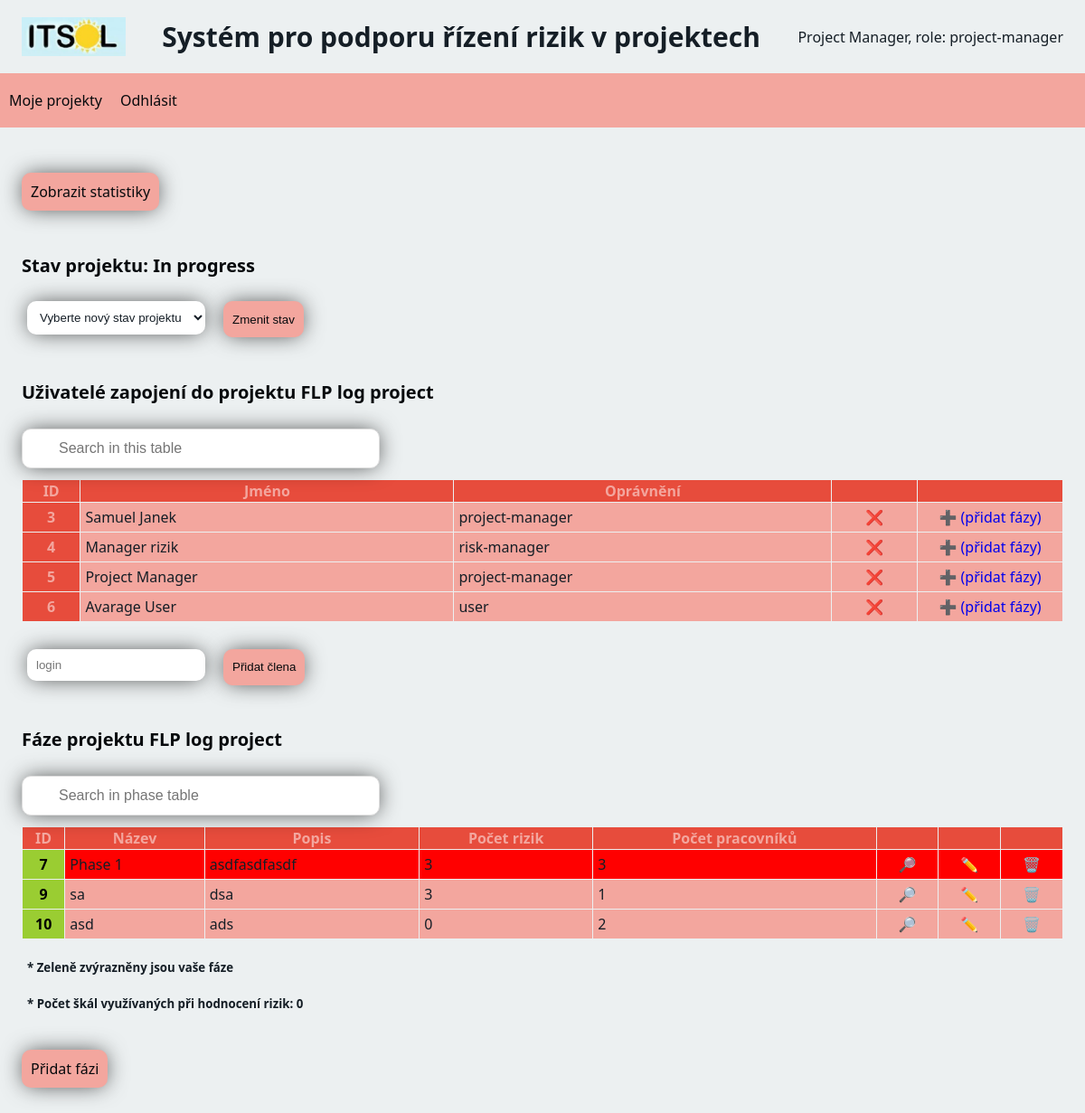
The app's page /projects/projectDetail/5 (signed in) with its own data.
### riskManagement/models.py (models this page shows)
class User(models.Model):
    firstName = models.CharField(max_length=255)
    lastName = models.CharField(max_length=255)
    email = models.CharField(max_length=255, unique=True)
    phoneNum = models.CharField(max_length=255, unique=True)
    userLogin = models.CharField(max_length=255, unique=True)
    password = models.CharField(max_length=255)
    privileges = models.CharField(max_length=255)

class Project(models.Model):
    name = models.CharField(max_length=255)
    description = models.CharField(max_length=255)
    foreignKeyManager = models.ForeignKey(User, on_delete=models.PROTECT, related_name="projectManager")
    foreignKeyManagerRisk = models.ForeignKey(User, on_delete=models.PROTECT, related_name="riskManager")
    members = models.ManyToManyField(User, related_name="members")
    state = models.CharField(max_length=255)
    scale = models.IntegerField()

class Phase(models.Model):
    name = models.CharField(max_length=255)
    description = models.CharField(max_length=255)
    participants = models.ManyToManyField(User, related_name="participants")
    dateFrom = models.DateField()
    dateTo = models.DateField()
    foreignKeyProject = models.ForeignKey(Project, on_delete=models.CASCADE)

### riskManagement/views.py (the view)
# urls.py: path('projects/projectDetail/<int:id>', views.projectDetail, name='projectDetail'),
def projectDetail(request, id):
    current_user_id = request.session["id"]
    template = loader.get_template("projectDetail.html")
    project = Project.objects.get(id=id)
    user_is_proj_manager_of_project = Project.objects.get(id=id).foreignKeyManager == User.objects.get(id=current_user_id)
    user_is_admin = request.session.get("privileges") == "admin"
    is_authorized = user_is_proj_manager_of_project or user_is_admin
    phases = Phase.objects.filter(foreignKeyProject=id)
    phasesData = []
    for phase in phases:
        riskCounter = 0
        critical = False
        is_my_phase = phase.participants.filter(Q(id=current_user_id)).exists()
        for risk in Risk.objects.all():
            if risk.foreignKeyPhase == phase:
                if risk.impact == "Big":
                    critical = True
                if risk.impact == "Katastrofický":
                    critical = True
                riskCounter += 1
        phasesData.append((phase, riskCounter, is_my_phase, critical))
    context = {
    "user" :  User.objects.get(id=current_user_id),
        "privileges": request.session.get("privileges"),
        "users": Project.objects.get(id=id).members.all(),
        "phases": phasesData,
        "projectId": id,
        "project": project,
        "is_user_authorized": is_authorized,
        "is_editable": project.state != "Closed" and project.state != "Canceled"
    }
    log_info(request, f"navigation to 'Project detail' view")
    return HttpResponse(template.render(context, request))

### riskManagement/helpers.py (called while the page is built)
def log_info(request, message):
    user_id = request.session["id"]
    privileges = request.session["privileges"]
    logger.info(f"USER_INFO : [ id: {user_id}, privileges: {privileges} ] - {message}")

### riskManagement/templates/projectDetail.html (shortened to what this page needs)
<!DOCTYPE html>
<html>
    <head>
        {% include 'head.html' %}
    </head>
    <body>
        {% include 'nav.html' %}
            <a class="button" href="statistics/{{ projectId }}">Zobrazit statistiky</a>
        <h2>Stav projektu: {{ project.state }}</h2>
        {% if is_user_authorized and is_editable %}
            <form action="changeProjectState/{{ projectId }}" method="post" style="margin-left: 20px;">
                <div style="display: flex;">
                    <div>
                        <select name="state">
                            <option value="" disabled selected>Vyberte nový stav projektu</option>
                        </select>
                    </div>
                    <div>
                        <input type="submit" value="Zmenit stav">
                    </div>
                </div>
            </form>
        {% endif %}
        <h2>Uživatelé zapojení do projektu {{ project.name }}</h2>
        <input type="text" id="myInput" onkeyup="lookUp()"
        placeholder="Search in this table">
        <table id=userProjectTable>
            <tr>
                <th>ID</th>
                <th>Jméno</th>
                <th>Oprávnění</th>
                {% if is_user_authorized and is_editable %}
                    <th></th>
                    <th></th>
                {% endif %}
            </tr>
            {% for x in users %}
                <tr>
                    <th>{{ x.id }}</th>
                    <td>{{ x.firstName }} {{ x.lastName }}</td>
                    <td>{{ x.privileges }}</td>
                    {% if is_user_authorized and is_editable %}
                        <td class="center"><a href="removeUserFromProject/{{ x.id }}/{{ projectId }}">❌</a></td>
                        <td class="center" style="width: 150px;"><a href="addUserToPhase/{{ x.id }}/{{ projectId }}">➕ (přidat fázy)</a></td>
                    {% endif %}
                </tr>
            {% endfor %}
        </table>
        {% if is_user_authorized and is_editable %}
            <form action="addUserToProject/{{ projectId }}" method="post" style="margin-left: 20px;">
                <div style="display: flex;">
                    <div>
                        <input type="text" name="login" placeholder="login">
                    </div>
                    <div>
                        <input type="submit" value="Přidat člena">
                    </div>
                </div>
            </form>
        {% endif %}
        <h2>Fáze projektu {{ project.name }}</h2>
        <input type="text" id="myInput2" onkeyup="lookUp2()"
        placeholder="Search in phase table">
        <table id="phaseTable">
            <tr>
                <th>ID</th>
                <th>Název</th>
                <th>Popis</th>
                <th>Počet rizik</th>
                <th>Počet pracovníků</th>
                <th></th>
                {% if is_user_authorized and is_editable %}
                    <th></th>
                    <th></th>
                {% endif %}
            </tr>
            {% for phase, risks_count, is_my_phase, critical in phases %}
                {% if critical %}
                  <tr class="critical">
                {% else %}
                    <tr>
                {% endif %}
                    {% if is_my_phase %}
                        <th style="background-color: yellowgreen; color: black;" >{{ phase.id }}</th>
                    {% else %}
                        <th>{{ phase.id }}</th>
                    {% endif %}
                    <td>{{ phase.name }}</td>
                    <td>{{ phase.description }}</td>
                    <td>{{ risks_count }}</td>
                    <td>{{ phase.participants.all.count }}</td>
                    <td class="center"><a href="phaseDetail/{{ projectId }}/{{ phase.id }}">🔎</a></td>
                    {% if is_user_authorized and is_editable %}
                        <td class="center"><a href="editPhase/{{ phase.id }}/{{ projectId }}">✏️</a></td>
                        <td class="center"><a href="removePhase/{{ phase.id }}/{{projectId }}">🗑️</a></td>
                    {% endif %}
                </tr>
            {% endfor %}
        </table>
        <div style="margin-left: 30px;">
            <h5>* Zeleně zvýrazněny jsou vaše fáze</h5>
            <h5>* Počet škál využívaných při hodnocení rizik: {{ project.scale }}</h5>
        </div>
        {% if is_user_authorized and is_editable %}
            <a class="button" href="addPhase/{{projectId}}">Přidat fázi</a>
        {% endif %}
    </body>
</html>

### riskManagement/templates/nav.html (shortened to what this page needs)
<div class="header">
    {% load static %}
    <img src="{% static 'logo.JPG' %}" alt="Logo ITSol" style="width: 10%;" >
    <h1>Systém pro podporu řízení rizik v projektech</h1>
    <div>{{user.firstName}} {{user.lastName}}, role: {{user.privileges}}</div>
</div>
<nav>
    <a href="{% url 'projects' %}">Moje projekty</a>
    <a href="{% url 'index' %}">Odhlásit</a>
</nav>

### riskManagement/static/styles.css (style rules this page uses)
:root { --light: #ECF0F1; --dark: #151E26; --darker: #070a0d; --warm: #f3a69e; --normal: #85C1E9; --alarm: #E74C3C; }
.button { box-shadow: 0px 0px 24px -3px rgba(0,0,0,0.74); background-color: #4CAF50; border: none; color: white; padding: 15px 32px; text-align: center; text-decoration: none; display: inline-block; font-size: 16px; }
#myInput { background-position: 10px 10px; background-repeat: no-repeat; display: inline; width: 33%; font-size: 16px; padding: 12px 20px 12px 40px; border: 1px solid #ddd; margin-bottom: 12px; margin-left: 2%; box-shadow: 0px 0px 24px -3px rgba(0,0,0,0.74); }
#myInput2 { background-position: 10px 10px; background-repeat: no-repeat; display: inline; width: 33%; font-size: 16px; padding: 12px 20px 12px 40px; border: 1px solid #ddd; margin-bottom: 12px; margin-left: 2%; box-shadow: 0px 0px 24px -3px rgba(0,0,0,0.74); }
body { background-color: var(--light); color: var(--dark); font-family: 'Segoe UI', Tahoma, Geneva, Verdana, sans-serif; font-size: 16px; margin: 0; }
nav { background-color: var(--warm); width: 100%; height: 60px; display: flex; flex-direction: row; flex-wrap: wrap; justify-content: flex-start; align-items: stretch; align-content: flex-start; margin-bottom: 30px; }
nav a, input[type="submit"] { height: 40px; display: flex; align-items: center; text-decoration: none; background-color: var(--warm); padding: 10px; color: var(--darker); transition: color, background-color 0.3s; cursor: pointer; margin-bottom: 30px; }
a.button { text-align: left; margin-top: 20px; margin-left: 2%; margin-bottom: 30px; background-color: var(--warm); padding: 10px; color: var(--darker); text-decoration: none; transition: color, background-color 0.3s; border-radius: 10px; }
h1 { text-align: center; font-size: 30px; }
h2 { margin-left: 2%; font-size: 20px; color: var(--darker); }
form { display: flex; justify-content: center; flex-direction: column; width: 400px; }
input, select { border: none; background-color: white; color: var(--dark); padding: 10px; margin: 10px; border-radius: 10px; box-shadow: 0px 0px 24px -3px rgba(0,0,0,0.74); }
div.header { width: 96%; display: flex; justify-content: flex-start; align-items: center; flex-direction: row; gap: 0px 40px; margin-left: 2%; margin-right: 2%; }
div.header div:last-of-type { margin-left: auto; }
table { border: none; width: 96%; border-collapse: collapse; margin-left: 2%; margin-right: 2%; margin-bottom: 20px; }
th { background-color: var(--alarm); color: var(--warm); font-weight: 700; border: 1px solid var(--light); text-align: center; }
td { padding: 5px; margin: 1px; border: 1px solid var(--light); background-color: var(--warm); color: var(--dark); }
td.center { text-align: center; }
td a { text-decoration: none; }

### riskManagement/templates/projectDetail.html (style rules this page uses)
.critical td { background: red; }

### records on screen
User: firstName "Project", lastName "Manager", privileges "project-manager", id "5"
Project: state "In progress", name "FLP log project", scale "0"
User: id "3", firstName "Samuel", lastName "Janek", privileges "project-manager"
User: id "4", firstName "Manager", lastName "rizik", privileges "risk-manager"
User: id "6", firstName "Avarage", lastName "User", privileges "user"
Phase: id "7", name "Phase 1", description "asdfasdfasdf", risks_count "3", participants.all.count "3"
Phase: id "9", name "sa", description "dsa", risks_count "3", participants.all.count "1"
Phase: id "10", name "asd", description "ads", risks_count "0", participants.all.count "2"
